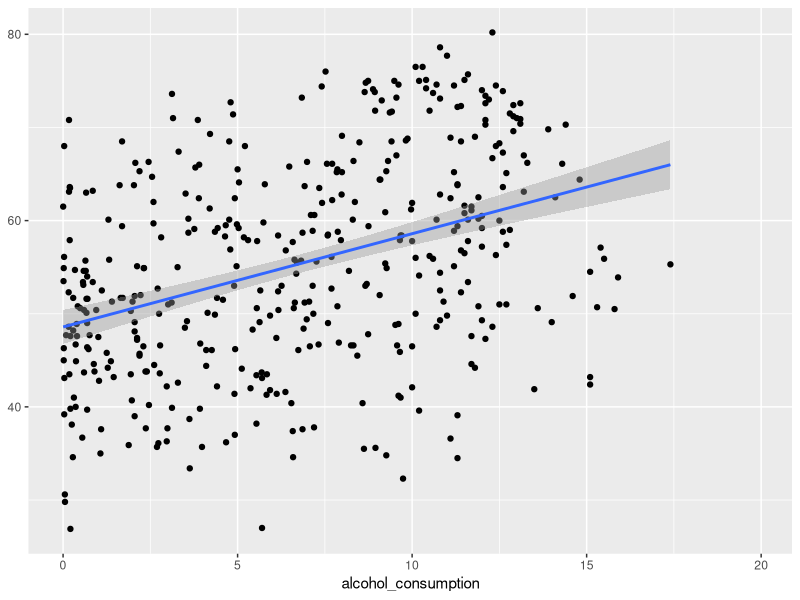
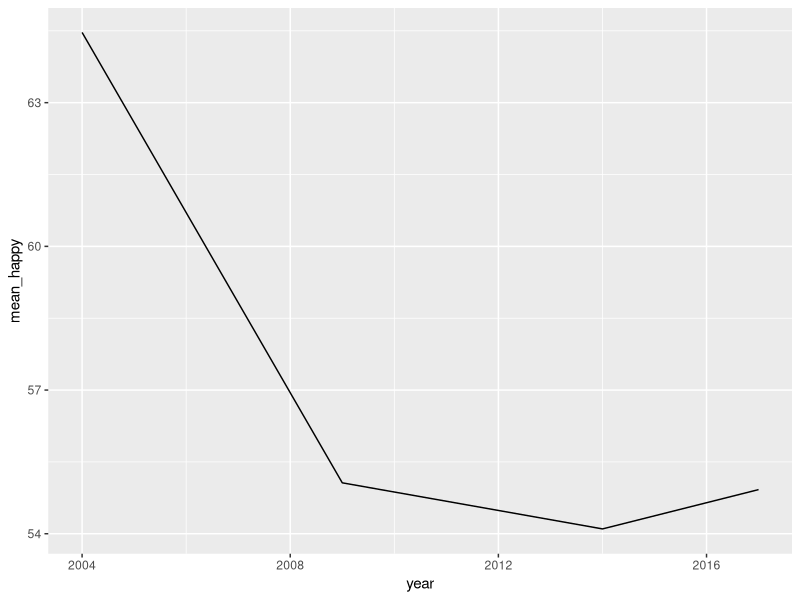
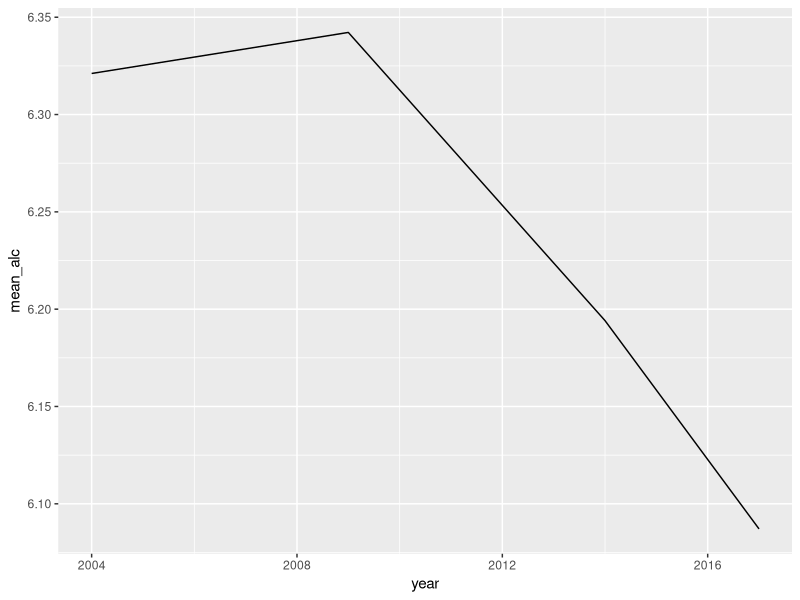

The R script that drew these images, in order:
## ---- chunk 1
library(tidyverse)
library(here)
library(broom)
alc <- read_csv(here::here("sh_alc_pcap_li.csv"))
happy <- read_csv(here::here("hapiscore_whr.csv"))
## ---- chunk 2
# Pivoting Longer, convert years to numeric and dropping unnecessary missing alcohol columns
alc_final <- alc |> 
  select("country", "1999", "2004", "2009", "2014", "2017") |> 
  pivot_longer(cols = "1999":"2017",
               names_to = "year",
               values_to = "alcohol_consumption")|>  
  mutate(
    across("year", as.numeric))


happy_final <- happy |> 
  pivot_longer(cols = `2004`:`2020`,
               names_to = "year",
               values_to = "happiness_score")|>  
  mutate(
    across("year", as.numeric))
## ---- chunk 3
# Inner Joining the data
final_data <- inner_join(happy_final, alc_final, by = c("year", "country"))
final_data
## ---- chunk 4
ggplot(data = final_data, mapping = aes(x = alcohol_consumption, y = happiness_score)) +
  geom_point() +
  geom_smooth(method = "lm") + 
  theme(axis.title.y = element_blank())
## ---- chunk 5
average_year <- final_data |> group_by(year) |> summarize(mean_happy = mean(happiness_score, na.rm = TRUE),
                                                          mean_alc = mean(alcohol_consumption, na.rm = TRUE))
ggplot(data = average_year, mapping = aes(x = year, y = mean_happy)) +
  geom_line()
## ---- chunk 6
ggplot(data = average_year, mapping = aes(x = year, y = mean_alc)) +
  geom_line()
## ---- chunk 7
my_model <- lm(happiness_score ~ alcohol_consumption, 
               data = final_data
               )
summary(my_model)
